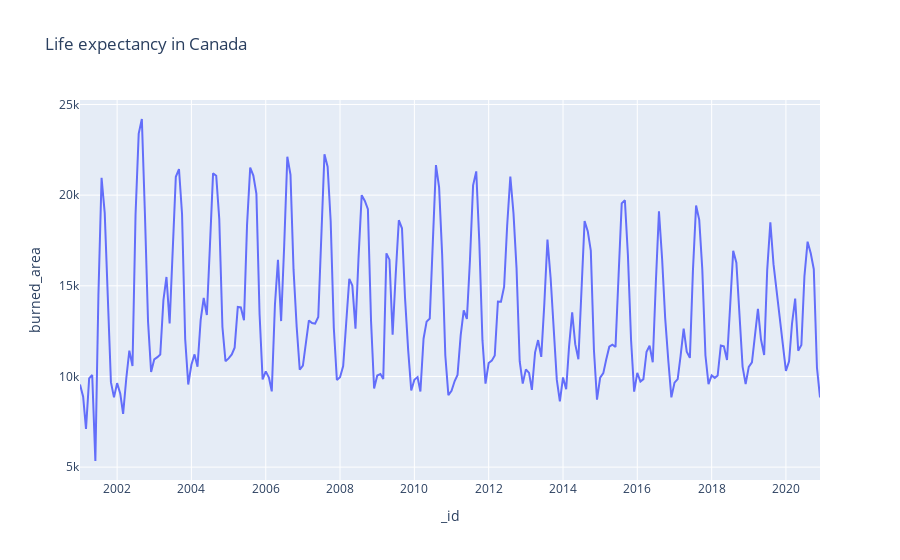

Write notebook code for a chart like this one.
### Code cell
import plotly.express as px

fig = px.line(df_date, x="_id", y="burned_area", title='Life expectancy in Canada')
fig.show()

### Figure 1 — Plotly figure (JSON) as saved in the notebook; plotly's stock layout.template omitted (floating-point values rounded to 4 significant figures; data arrays with more than 128 entries replaced by an {"elided": "..."} marker saying what was removed)
{"data": [{"hovertemplate": "_id=%{x}<br>burned_area=%{y}<extra></extra>", "legendgroup": "", "line": {"color": "#636efa", "dash": "solid"}, "marker": {"symbol": "circle"}, "mode": "lines", "name": "", "orientation": "v", "showlegend": false, "type": "scatter", "x": {"elided": "237 str values"}, "xaxis": "x", "y": {"elided": "237 int values"}, "yaxis": "y"}], "layout": {"legend": {"tracegroupgap": 0}, "title": {"text": "Life expectancy in Canada"}, "xaxis": {"anchor": "y", "domain": [0, 1], "title": {"text": "_id"}}, "yaxis": {"anchor": "x", "domain": [0, 1], "title": {"text": "burned_area"}}}}
